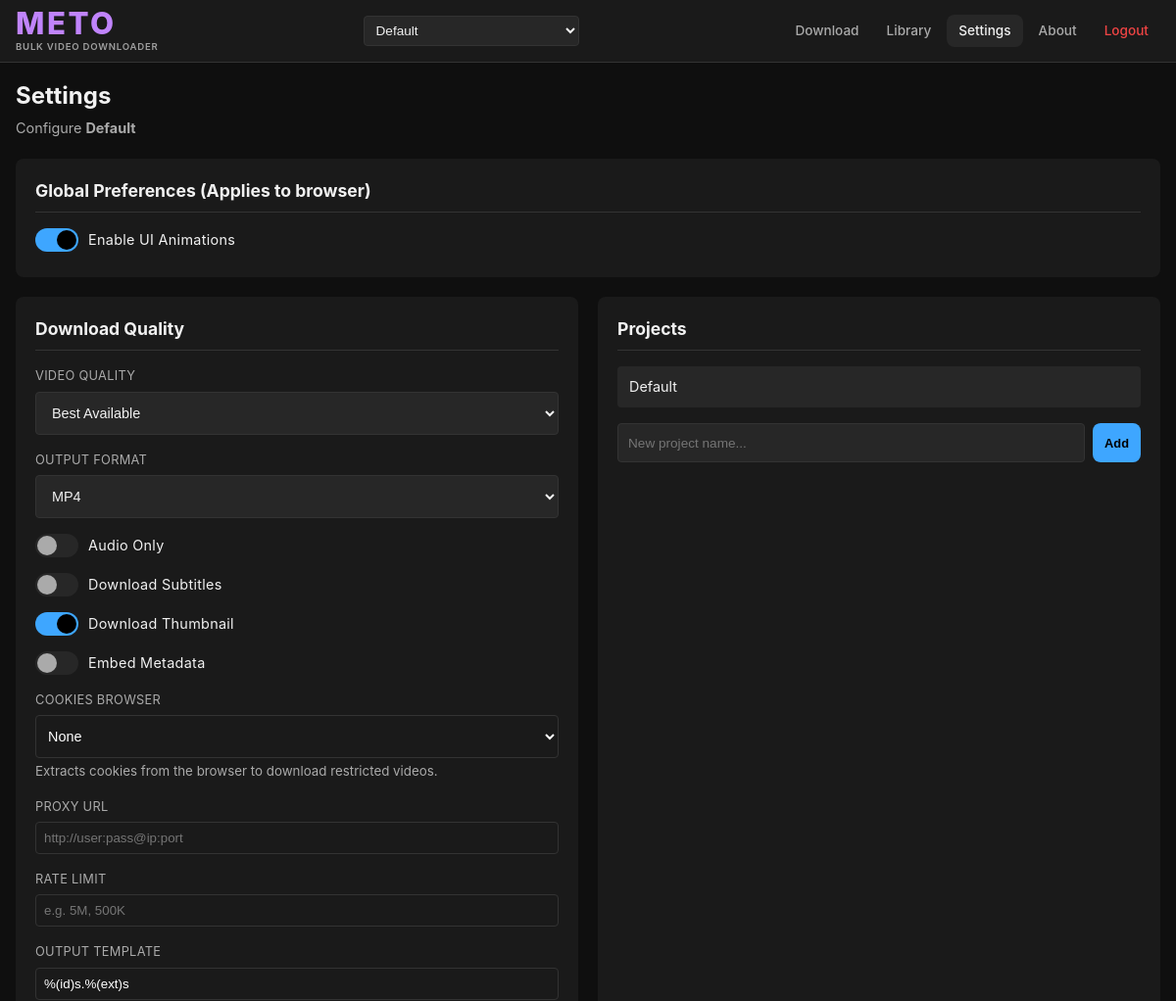
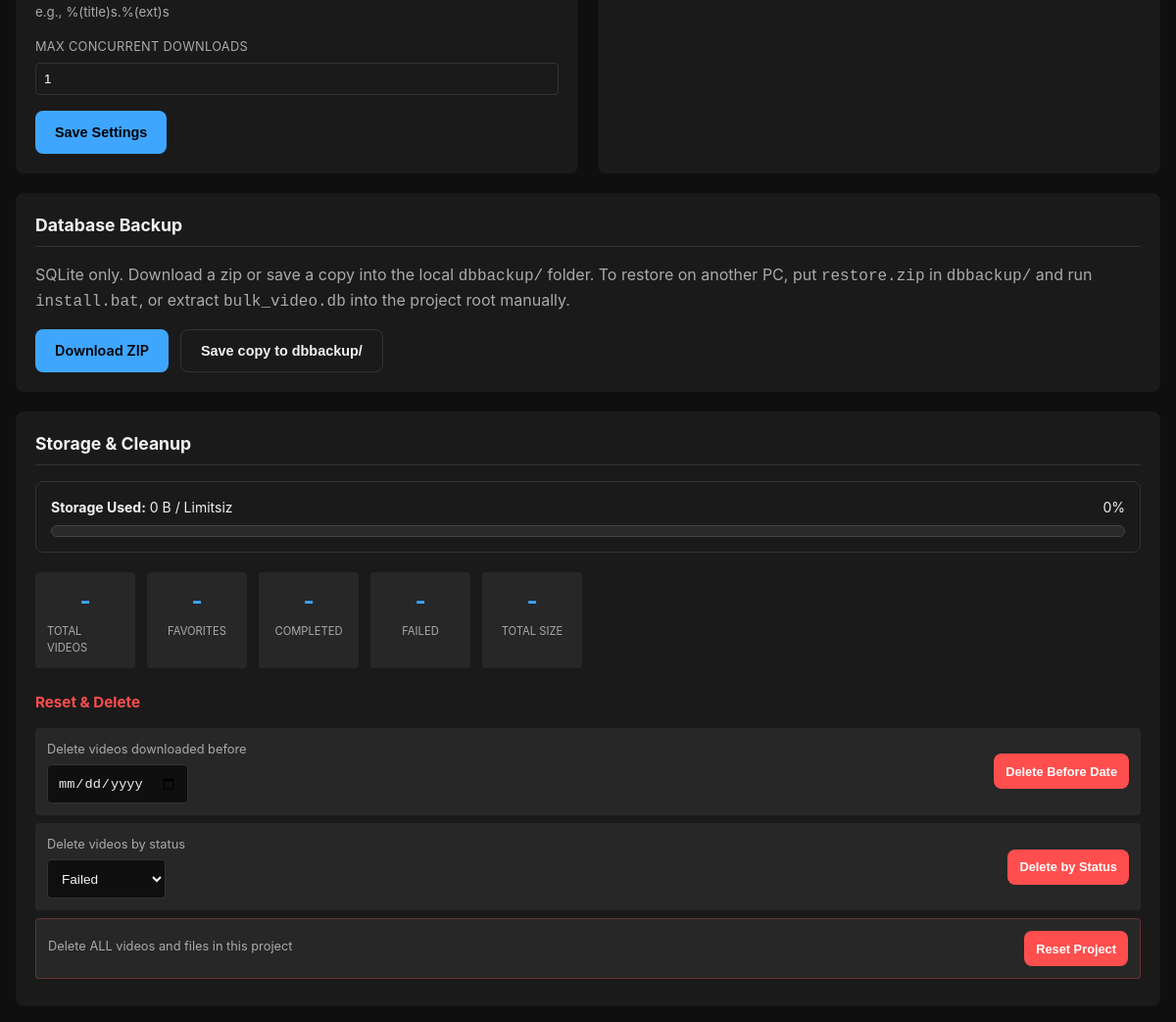
/settings (signed in), run on the app's committed database (2 pictures, top to bottom).
### tables this page shows
CREATE TABLE projects (
                id INTEGER PRIMARY KEY AUTOINCREMENT,
                name TEXT NOT NULL,
                slug TEXT UNIQUE NOT NULL,
                folder TEXT NOT NULL,
                created_at DATETIME DEFAULT CURRENT_TIMESTAMP
            );

CREATE TABLE project_settings (
                project_id INTEGER PRIMARY KEY,
                quality TEXT DEFAULT 'best',
                format TEXT DEFAULT 'mp4',
                audio_only INTEGER DEFAULT 0,
                subtitles INTEGER DEFAULT 0,
                thumbnail INTEGER DEFAULT 1, cookies_browser TEXT DEFAULT '', proxy TEXT DEFAULT '', rate_limit TEXT DEFAULT '', output_template TEXT DEFAULT '%(id)s.%(ext)s', embed_metadata INTEGER DEFAULT 0, max_concurrent INTEGER DEFAULT 1,
                FOREIGN KEY (project_id) REFERENCES projects(id) ON DELETE CASCADE
            );

### app.py (the view)
@app.route("/settings")
def settings_page():
    projects = database.get_projects()
    current_id = request.args.get("project", type=int) or 1
    current = database.get_project(current_id) or projects[0]
    settings = database.get_project_settings(current["id"]) or {}
    used_bytes = video_utils.get_directory_size(config.VIDEO_DIR)
    used_mb = used_bytes / (1024 * 1024)
    max_mb = config.STORAGE_MAX_MB
    storage_info = {
        "used_mb": used_mb,
        "max_mb": max_mb,
        "used_fmt": video_utils.format_filesize(used_bytes),
        "max_fmt": f"{max_mb} MB" if max_mb else "Limitsiz",
        "percent": min(100, round((used_mb / max_mb * 100) if max_mb else 0, 1)),
    }
    return render_template(
        "settings.html",
        projects=projects,
        current=current,
        settings=settings,
        storage=storage_info,
        sqlite_backend=db_backup.uses_sqlite(),
    )

### app.py (called while the page is built)
@app.context_processor
def inject_config():
    from flask import session
    return {
        "POLL_INTERVAL_MS": config.POLL_INTERVAL_MS,
        "AUTH_ENABLED": bool(config.USERNAME and config.PASSWORD),
        "AUTHENTICATED": session.get("authenticated", False),
    }

@app.before_request
def load_current_project():
    from flask import redirect, request, session, url_for
    if config.USERNAME and config.PASSWORD:
        if request.endpoint and request.endpoint not in ("login_page", "static", "serve_video"):
            if not session.get("authenticated"):
                return redirect(url_for("login_page"))
    if "project_id" not in session:
        session["project_id"] = 1

### database.py (called while the page is built, shortened)
def is_mysql():
    return bool(config.DATABASE_URL and config.DATABASE_URL.startswith("mysql"))

def is_postgres():
    return bool(config.DATABASE_URL and config.DATABASE_URL.startswith("postgres"))

def get_connection():
    return _local.connection

@contextmanager
def get_db():
    conn = get_connection()
    try:
        yield conn
        conn.commit()
    except Exception:
        conn.rollback()
        raise

def get_projects():
    with get_db() as conn:
        rows = conn.execute("SELECT * FROM projects ORDER BY name").fetchall()
        return [dict(r) for r in rows]

def get_project(project_id):
    with get_db() as conn:
        row = conn.execute("SELECT * FROM projects WHERE id = ?", (project_id,)).fetchone()
        return dict(row) if row else None

def get_project_settings(project_id):
    with get_db() as conn:
        row = conn.execute(
            "SELECT * FROM project_settings WHERE project_id = ?", (project_id,)
        ).fetchone()
        return dict(row) if row else None

### db_backup.py (called while the page is built)
def uses_sqlite() -> bool:
    import database
    return not database.is_mysql() and not database.is_postgres()

### video_utils.py (called while the page is built)
def format_filesize(bytes_size):
    if not bytes_size:
        return "0 B"
    for unit in ("B", "KB", "MB", "GB"):
        if bytes_size < 1024:
            return f"{bytes_size:.1f} {unit}"
        bytes_size /= 1024
    return f"{bytes_size:.1f} TB"

def get_directory_size(path):
    import os
    total_size = 0
    if not os.path.exists(path):
        return 0
    for dirpath, _, filenames in os.walk(path):
        for f in filenames:
            fp = os.path.join(dirpath, f)
            if not os.path.islink(fp):
                total_size += os.path.getsize(fp)
    return total_size

### templates/settings.html (shortened to what this page needs)
{% extends "base.html" %}
{% block content %}
<div class="page-header">
    <h1>Settings</h1>
    <p>Configure <strong>{{ current.name }}</strong></p>
</div>
<div class="settings-layout">
    <div class="settings-card full-width">
        <h2>Global Preferences (Applies to browser)</h2>
        <div class="setting-group" style="margin-bottom: 0;">
            <label class="toggle-label">
                <span class="toggle-slider"></span>
                <span>Enable UI Animations</span>
            </label>
        </div>
    </div>
    <div class="settings-card">
        <h2>Download Quality</h2>
        <div class="setting-group">
            <label>Video Quality</label>
            <select id="setting-quality">
                <option value="best" {% if settings.quality == 'best' %}selected{% endif %}>Best Available</option>
            </select>
        </div>
        <div class="setting-group">
            <label>Output Format</label>
            <select id="setting-format">
                <option value="mp4" {% if settings.format == 'mp4' %}selected{% endif %}>MP4</option>
            </select>
        </div>
        <div class="setting-group">
            <label class="toggle-label">
                <span class="toggle-slider"></span>
                <span>Audio Only</span>
            </label>
        </div>
        <div class="setting-group">
            <label class="toggle-label">
                <span class="toggle-slider"></span>
                <span>Download Subtitles</span>
            </label>
        </div>
        <div class="setting-group">
            <label class="toggle-label">
                <span class="toggle-slider"></span>
                <span>Download Thumbnail</span>
            </label>
        </div>
        <div class="setting-group">
            <label class="toggle-label">
                <span class="toggle-slider"></span>
                <span>Embed Metadata</span>
            </label>
        </div>
        <div class="setting-group">
            <label>Cookies Browser</label>
            <select id="setting-cookies-browser" class="form-control" style="width: 100%; padding: 8px; border: 1px solid #333; border-radius: 4px; background: #1a1a1a; color: #fff;">
                <option value="" {% if not settings.cookies_browser %}selected{% endif %}>None</option>
            </select>
            <small class="text-muted" style="display:block;margin-top:4px;color:#aaa;">Extracts cookies from the browser to download restricted videos.</small>
        </div>
        <div class="setting-group">
            <label>Proxy URL</label>
            <input type="text" id="setting-proxy" value="{{ settings.proxy or '' }}" placeholder="http://user:pass@ip:port" style="width: 100%; padding: 8px; border: 1px solid #333; border-radius: 4px; background: #1a1a1a; color: #fff;">
        </div>
        <div class="setting-group">
            <label>Rate Limit</label>
            <input type="text" id="setting-rate-limit" value="{{ settings.rate_limit or '' }}" placeholder="e.g. 5M, 500K" style="width: 100%; padding: 8px; border: 1px solid #333; border-radius: 4px; background: #1a1a1a; color: #fff;">
        </div>
        <div class="setting-group">
            <label>Output Template</label>
            <input type="text" id="setting-output-template" value="{{ settings.output_template or '%(id)s.%(ext)s' }}" placeholder="%(id)s.%(ext)s" style="width: 100%; padding: 8px; border: 1px solid #333; border-radius: 4px; background: #1a1a1a; color: #fff;">
            <small class="text-muted" style="display:block;margin-top:4px;color:#aaa;">e.g., %(title)s.%(ext)s</small>
        </div>
        <div class="setting-group">
            <label>Max Concurrent Downloads</label>
            <input type="number" id="setting-max-concurrent" value="{{ settings.max_concurrent or 1 }}" min="1" max="10" style="width: 100%; padding: 8px; border: 1px solid #333; border-radius: 4px; background: #1a1a1a; color: #fff;">
        </div>
        <button id="save-settings" class="btn btn-primary">Save Settings</button>
    </div>
    <div class="settings-card">
        <h2>Projects</h2>
        <div class="project-list" id="project-list">
            {% for p in projects %}
            <div class="project-item" data-id="{{ p.id }}">
                <span class="project-name">{{ p.name }}</span>
            </div>
            {% endfor %}
        </div>
        <div class="add-project">
            <input type="text" id="new-project-name" placeholder="New project name...">
            <button id="add-project" class="btn btn-sm btn-primary">Add</button>
        </div>
    </div>
    {% if sqlite_backend %}
    <div class="settings-card full-width">
        <h2>Database Backup</h2>
        <p style="color:#aaa;margin-bottom:16px;">
            SQLite only. Download a zip or save a copy into the local <code>dbbackup/</code> folder.
            To restore on another PC, put <code>restore.zip</code> in <code>dbbackup/</code> and run <code>install.bat</code>,
            or extract <code>bulk_video.db</code> into the project root manually.
        </p>
        <div style="display:flex;flex-wrap:wrap;gap:12px;align-items:center;">
            <a id="download-db-backup" class="btn btn-primary" href="/api/db/backup">Download ZIP</a>
            <button id="save-db-backup" type="button" class="btn btn-outline">Save copy to dbbackup/</button>
        </div>
    </div>
    {% endif %}
    <div class="settings-card full-width">
        <h2>Storage & Cleanup</h2>
        <div class="storage-info" style="margin-bottom: 20px; padding: 15px; background: #1a1a1a; border-radius: 8px; border: 1px solid #333;">
            <div style="display: flex; justify-content: space-between; margin-bottom: 8px; font-size: 14px;">
                <span><strong>Storage Used:</strong> {{ storage.used_fmt }} / {{ storage.max_fmt }}</span>
                <span>{{ storage.percent }}%</span>
            </div>
            <div style="background: #2a2a2a; height: 12px; border-radius: 6px; overflow: hidden; border: 1px solid #444;">
            </div>
        </div>
        <div id="project-stats" class="stats-grid">
            <div class="stat-item"><span class="stat-value" id="stat-total">-</span><span class="stat-label">Total Videos</span></div>
            <div class="stat-item"><span class="stat-value" id="stat-favorites">-</span><span class="stat-label">Favorites</span></div>
            <div class="stat-item"><span class="stat-value" id="stat-completed">-</span><span class="stat-label">Completed</span></div>
            <div class="stat-item"><span class="stat-value" id="stat-failed">-</span><span class="stat-label">Failed</span></div>
            <div class="stat-item"><span class="stat-value" id="stat-size">-</span><span class="stat-label">Total Size</span></div>
        </div>
        <div class="reset-section">
            <h3>Reset & Delete</h3>
            <div class="reset-row">
                <div>
                    <label>Delete videos downloaded before</label>
                    <input type="date" id="reset-date">
                </div>
                <button id="reset-by-date" class="btn btn-sm btn-danger">Delete Before Date</button>
            </div>
            <div class="reset-row">
                <div>
                    <label>Delete videos by status</label>
                    <select id="reset-status">
                        <option value="failed">Failed</option>
                    </select>
                </div>
                <button id="reset-by-status" class="btn btn-sm btn-danger">Delete by Status</button>
            </div>
            <div class="reset-row reset-danger">
                <div>
                    <label>Delete ALL videos and files in this project</label>
                </div>
                <button id="reset-all" class="btn btn-sm btn-danger">Reset Project</button>
            </div>
        </div>
    </div>
</div>
{% endblock %}

### templates/base.html (shortened to what this page needs)
<!DOCTYPE html>
<html lang="en">
<head>
    <link rel="stylesheet" href="/static/css/style.css">
</head>
<body>
    <nav class="navbar">
        <div class="nav-left">
            <a href="/" class="nav-brand">
                <span class="brand-meto">METO</span>
                <span class="brand-sub">Bulk Video Downloader</span>
            </a>
        </div>
        <div class="nav-center">
            <select id="project-select" class="project-select">
                {% for p in projects %}
                <option value="{{ p.id }}" {% if current and p.id == current.id %}selected{% endif %}>{{ p.name }}</option>
                {% endfor %}
            </select>
        </div>
        <div class="nav-links">
            <a href="/" class="{% if request.path == '/' %}active{% endif %}">Download</a>
            <a href="/library" class="{% if request.path == '/library' %}active{% endif %}">Library</a>
            <a href="/settings" class="{% if request.path == '/settings' %}active{% endif %}">Settings</a>
            <a href="/about" class="{% if request.path == '/about' %}active{% endif %}">About</a>
            {% if AUTH_ENABLED and AUTHENTICATED %}
            <a href="/logout" style="color: #ef4444; margin-left: auto;">Logout</a>
            {% endif %}
        </div>
    </nav>
    <main class="container">
        {% block content %}{% endblock %}
    </main>
</body>
</html>

### data on the page
projects: name "Default"
project_settings: quality "Best Available", format "MP4", cookies_browser "None", output_template "%(id)s.%(ext)s", max_concurrent "1"

### other printed values
{{ storage.used_fmt }} "0 B"
{{ storage.max_fmt }} "Limitsiz"
{{ storage.percent }} "0"
form field value "Default"
